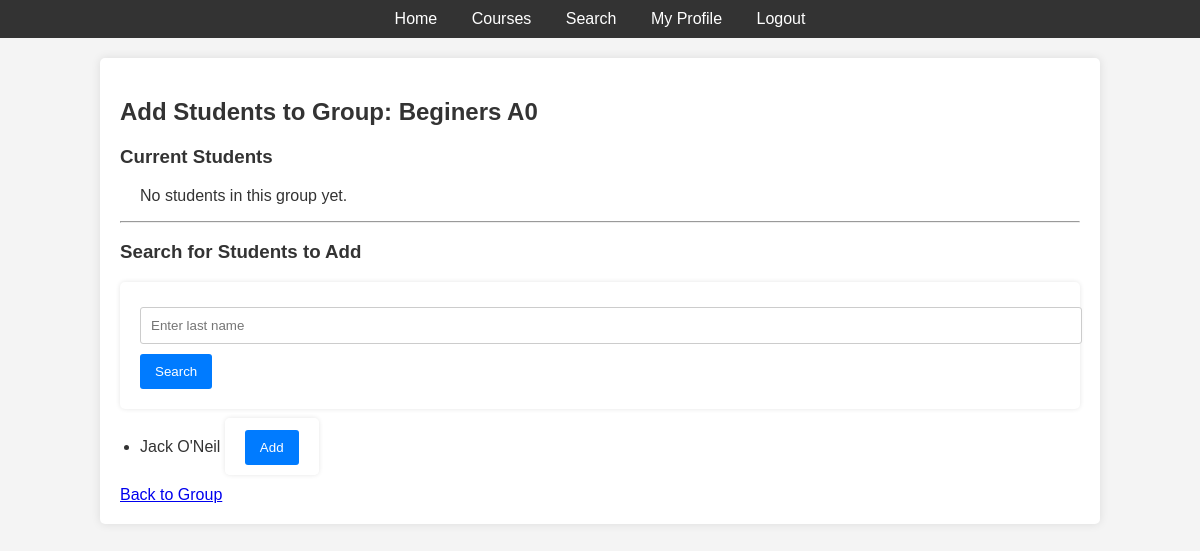
Before: /group/1/add_students/ (signed in) with the older database file.
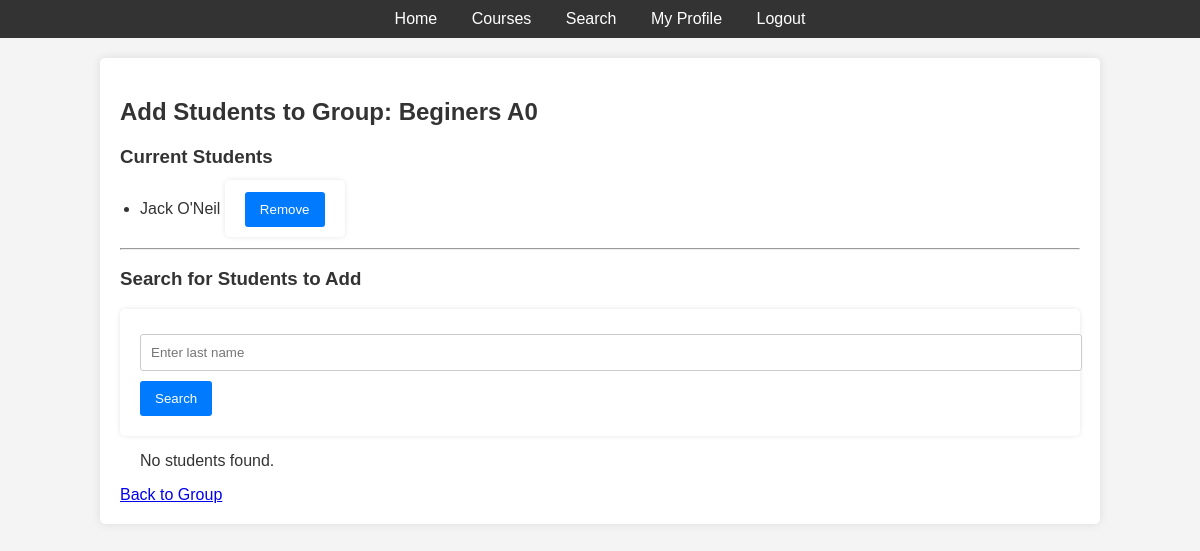
After: the same page with the newer database file.
### users/models.py (models this page shows, shortened)
class CustomUser(AbstractUser):
    birth_date = models.DateField("Date of Birth", null=True, blank=True)

### student_groups/views.py (the view)
# urls.py: path("<int:group_id>/add_students/", add_students_to_group, name="add_students_to_group"),
@login_required
def add_students_to_group(request, group_id):
    group = get_object_or_404(StudentGroup, id=group_id)
    if not request.user.groups.filter(name="Administrators").exists():
        return redirect("home")
    students_not_in_group = CustomUser.objects.filter(groups__name="Students").exclude(student_groups__id=group_id)
    if "q" in request.GET:
        query = request.GET["q"]
        students_not_in_group = students_not_in_group.filter(last_name__icontains=query)
    if "add_student" in request.POST:
        student_id = request.POST.get("student_id")
        student = CustomUser.objects.get(id=student_id)
        group.students.add(student)
        return redirect("add_students_to_group", group_id=group.id)
    if "remove_student" in request.POST:
        student_id = request.POST.get("student_id")
        student = CustomUser.objects.get(id=student_id)
        group.students.remove(student)
        return redirect("add_students_to_group", group_id=group.id)
    return render(request, "groups/add_students_to_group.html", {
        "group": group,
        "students": students_not_in_group,
    })

### templates/groups/add_students_to_group.html (shortened to what this page needs)
{% extends 'base.html' %}
{% block content %}
    <h2>Add Students to Group: {{ group.name }}</h2>
    <h3>Current Students</h3>
    <ul>
        {% for student in group.students.all %}
            <li>
                {{ student.get_full_name }}
                <form method="POST" style="display:inline;">
                    <button type="submit" name="remove_student" value="{{ student.id }}">Remove</button>
                </form>
            </li>
        {% empty %}
            <p>No students in this group yet.</p>
        {% endfor %}
    </ul>
    <hr>
    <h3>Search for Students to Add</h3>
    <form method="GET">
        <input type="text" name="q" placeholder="Enter last name" value="{{ request.GET.q }}">
        <button type="submit">Search</button>
    </form>
    <ul>
        {% for student in students %}
            <li>
                {{ student.get_full_name }}
                <form method="POST" style="display:inline;">
                    <button type="submit" name="add_student" value="{{ student.id }}">Add</button>
                </form>
            </li>
        {% empty %}
            <p>No students found.</p>
        {% endfor %}
    </ul>
    <a href="{% url 'group_detail' group.id %}">Back to Group</a>
{% endblock %}

Changed rows visible on the page:
changed CustomUser "Jack O'Neil": moves from the list under "Search for Students to Add" to the list under "Current Students"
Other visible differences:
text no longer shown: "No students in this group yet."
text now shown: "No students found."
